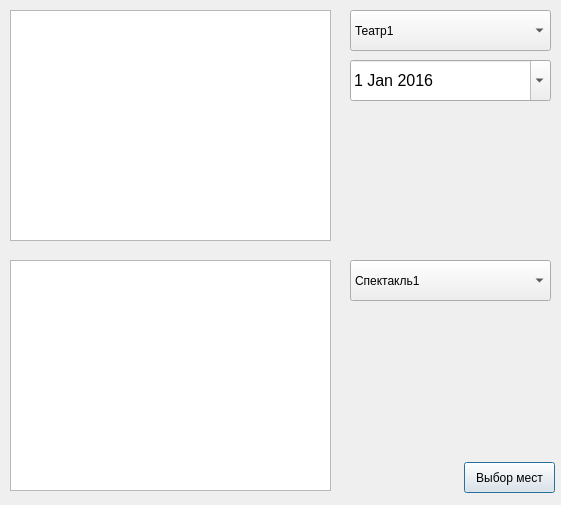
<?xml version="1.0" encoding="UTF-8"?>
<ui version="4.0">
 <class>Dialog</class>
 <widget class="QDialog" name="Dialog">
  <property name="geometry">
   <rect>
    <x>0</x>
    <y>0</y>
    <width>561</width>
    <height>505</height>
   </rect>
  </property>
  <property name="windowTitle">
   <string>Dialog</string>
  </property>
  <widget class="QGraphicsView" name="graphicsView">
   <property name="geometry">
    <rect>
     <x>10</x>
     <y>10</y>
     <width>321</width>
     <height>231</height>
    </rect>
   </property>
  </widget>
  <widget class="QComboBox" name="comboBox">
   <property name="geometry">
    <rect>
     <x>350</x>
     <y>10</y>
     <width>201</width>
     <height>41</height>
    </rect>
   </property>
   <item>
    <property name="text">
     <string>Театр1</string>
    </property>
   </item>
   <item>
    <property name="text">
     <string>Театр2</string>
    </property>
   </item>
   <item>
    <property name="text">
     <string>Театр3</string>
    </property>
   </item>
  </widget>
  <widget class="QDateEdit" name="dateEdit">
   <property name="geometry">
    <rect>
     <x>350</x>
     <y>60</y>
     <width>201</width>
     <height>41</height>
    </rect>
   </property>
   <property name="font">
    <font>
     <pointsize>12</pointsize>
    </font>
   </property>
   <property name="dateTime">
    <datetime>
     <hour>0</hour>
     <minute>0</minute>
     <second>0</second>
     <year>2016</year>
     <month>1</month>
     <day>1</day>
    </datetime>
   </property>
   <property name="calendarPopup">
    <bool>true</bool>
   </property>
  </widget>
  <widget class="QGraphicsView" name="graphicsView_2">
   <property name="geometry">
    <rect>
     <x>10</x>
     <y>260</y>
     <width>321</width>
     <height>231</height>
    </rect>
   </property>
  </widget>
  <widget class="QComboBox" name="comboBox_2">
   <property name="geometry">
    <rect>
     <x>350</x>
     <y>260</y>
     <width>201</width>
     <height>41</height>
    </rect>
   </property>
   <item>
    <property name="text">
     <string>Спектакль1</string>
    </property>
   </item>
  </widget>
  <widget class="QPushButton" name="pushButton">
   <property name="geometry">
    <rect>
     <x>464</x>
     <y>462</y>
     <width>91</width>
     <height>31</height>
    </rect>
   </property>
   <property name="text">
    <string>Выбор мест</string>
   </property>
  </widget>
 </widget>
 <resources/>
 <connections/>
</ui>
